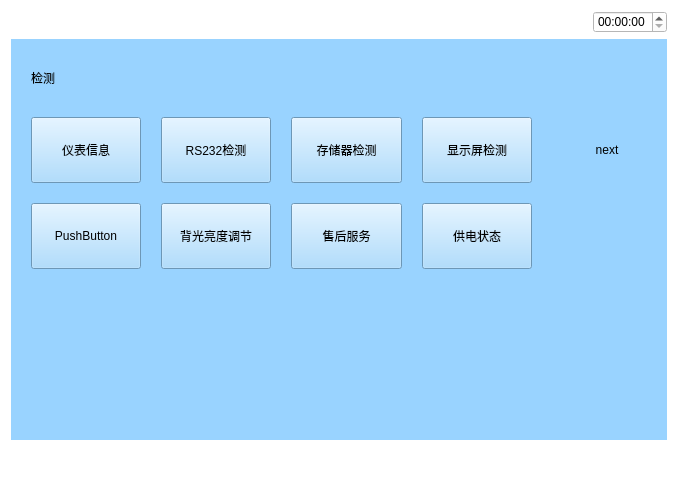
<?xml version="1.0" encoding="UTF-8"?>
<ui version="4.0">
 <class>Jiance</class>
 <widget class="QWidget" name="Jiance">
  <property name="geometry">
   <rect>
    <x>0</x>
    <y>0</y>
    <width>678</width>
    <height>482</height>
   </rect>
  </property>
  <property name="windowTitle">
   <string>Form</string>
  </property>
  <property name="styleSheet">
   <string notr="true">background-color: rgb(255, 255, 255);</string>
  </property>
  <layout class="QVBoxLayout" name="verticalLayout" stretch="1,5,1">
   <item>
    <layout class="QHBoxLayout" name="horizontalLayout_5">
     <item>
      <widget class="QPushButton" name="pushButton">
       <property name="text">
        <string/>
       </property>
       <property name="icon">
        <iconset resource="myimages.qrc">
         <normaloff>:/image/images/4g.png</normaloff>:/image/images/4g.png</iconset>
       </property>
       <property name="flat">
        <bool>true</bool>
       </property>
      </widget>
     </item>
     <item>
      <widget class="QPushButton" name="pushButton_2">
       <property name="text">
        <string/>
       </property>
       <property name="icon">
        <iconset resource="myimages.qrc">
         <normaloff>:/image/images/wireless.svg</normaloff>:/image/images/wireless.svg</iconset>
       </property>
       <property name="flat">
        <bool>true</bool>
       </property>
      </widget>
     </item>
     <item>
      <widget class="QPushButton" name="pushButton_3">
       <property name="text">
        <string/>
       </property>
       <property name="icon">
        <iconset resource="myimages.qrc">
         <normaloff>:/image/images/bl.svg</normaloff>:/image/images/bl.svg</iconset>
       </property>
       <property name="flat">
        <bool>true</bool>
       </property>
      </widget>
     </item>
     <item>
      <widget class="QPushButton" name="pushButton_4">
       <property name="text">
        <string/>
       </property>
       <property name="icon">
        <iconset resource="myimages.qrc">
         <normaloff>:/image/images/locate.svg</normaloff>:/image/images/locate.svg</iconset>
       </property>
       <property name="flat">
        <bool>true</bool>
       </property>
      </widget>
     </item>
     <item>
      <spacer name="horizontalSpacer_4">
       <property name="orientation">
        <enum>Qt::Horizontal</enum>
       </property>
       <property name="sizeHint" stdset="0">
        <size>
         <width>40</width>
         <height>20</height>
        </size>
       </property>
      </spacer>
     </item>
     <item>
      <widget class="QTimeEdit" name="timeEdit_2"/>
     </item>
    </layout>
   </item>
   <item>
    <widget class="QWidget" name="widget" native="true">
     <property name="sizePolicy">
      <sizepolicy hsizetype="Preferred" vsizetype="Preferred">
       <horstretch>0</horstretch>
       <verstretch>0</verstretch>
      </sizepolicy>
     </property>
     <property name="contextMenuPolicy">
      <enum>Qt::DefaultContextMenu</enum>
     </property>
     <property name="styleSheet">
      <string notr="true">background-color: rgb(153, 211, 255);</string>
     </property>
     <widget class="QWidget" name="layoutWidget_3">
      <property name="geometry">
       <rect>
        <x>0</x>
        <y>0</y>
        <width>671</width>
        <height>250</height>
       </rect>
      </property>
      <layout class="QGridLayout" name="gridLayout_2">
       <property name="margin">
        <number>20</number>
       </property>
       <property name="spacing">
        <number>20</number>
       </property>
       <item row="2" column="2">
        <widget class="QPushButton" name="service">
         <property name="minimumSize">
          <size>
           <width>66</width>
           <height>66</height>
          </size>
         </property>
         <property name="text">
          <string>售后服务</string>
         </property>
        </widget>
       </item>
       <item row="1" column="2">
        <widget class="QPushButton" name="storage">
         <property name="minimumSize">
          <size>
           <width>66</width>
           <height>66</height>
          </size>
         </property>
         <property name="text">
          <string>存储器检测</string>
         </property>
        </widget>
       </item>
       <item row="2" column="1">
        <widget class="QPushButton" name="adjustlight">
         <property name="minimumSize">
          <size>
           <width>66</width>
           <height>66</height>
          </size>
         </property>
         <property name="text">
          <string>背光亮度调节</string>
         </property>
        </widget>
       </item>
       <item row="1" column="1">
        <widget class="QPushButton" name="check">
         <property name="minimumSize">
          <size>
           <width>66</width>
           <height>66</height>
          </size>
         </property>
         <property name="text">
          <string>RS232检测</string>
         </property>
        </widget>
       </item>
       <item row="1" column="0">
        <widget class="QPushButton" name="meterInformation">
         <property name="minimumSize">
          <size>
           <width>66</width>
           <height>66</height>
          </size>
         </property>
         <property name="text">
          <string>仪表信息</string>
         </property>
        </widget>
       </item>
       <item row="2" column="0">
        <widget class="QPushButton" name="pushButton_19">
         <property name="minimumSize">
          <size>
           <width>66</width>
           <height>66</height>
          </size>
         </property>
         <property name="text">
          <string>PushButton</string>
         </property>
        </widget>
       </item>
       <item row="0" column="0">
        <widget class="QLabel" name="label">
         <property name="text">
          <string>检测</string>
         </property>
        </widget>
       </item>
       <item row="1" column="3">
        <widget class="QPushButton" name="videocheck">
         <property name="minimumSize">
          <size>
           <width>66</width>
           <height>66</height>
          </size>
         </property>
         <property name="text">
          <string>显示屏检测</string>
         </property>
        </widget>
       </item>
       <item row="2" column="3">
        <widget class="QPushButton" name="lighting">
         <property name="minimumSize">
          <size>
           <width>66</width>
           <height>66</height>
          </size>
         </property>
         <property name="text">
          <string>供电状态</string>
         </property>
        </widget>
       </item>
       <item row="1" column="5">
        <widget class="QPushButton" name="next">
         <property name="text">
          <string>next</string>
         </property>
         <property name="flat">
          <bool>true</bool>
         </property>
        </widget>
       </item>
      </layout>
     </widget>
    </widget>
   </item>
   <item>
    <layout class="QHBoxLayout" name="horizontalLayout_2">
     <item>
      <widget class="QPushButton" name="returnIndex">
       <property name="font">
        <font>
         <family>AR PL UMing TW MBE</family>
        </font>
       </property>
       <property name="styleSheet">
        <string notr="true">border-image: url(:/image/images/index.svg);</string>
       </property>
       <property name="text">
        <string/>
       </property>
       <property name="icon">
        <iconset resource="myimages.qrc">
         <normaloff>:/image/images/index.svg</normaloff>:/image/images/index.svg</iconset>
       </property>
       <property name="iconSize">
        <size>
         <width>40</width>
         <height>40</height>
        </size>
       </property>
       <property name="flat">
        <bool>true</bool>
       </property>
      </widget>
     </item>
     <item>
      <spacer name="horizontalSpacer_3">
       <property name="orientation">
        <enum>Qt::Horizontal</enum>
       </property>
       <property name="sizeHint" stdset="0">
        <size>
         <width>40</width>
         <height>20</height>
        </size>
       </property>
      </spacer>
     </item>
     <item>
      <widget class="QPushButton" name="returnPage">
       <property name="text">
        <string/>
       </property>
       <property name="icon">
        <iconset resource="myimages.qrc">
         <normaloff>:/image/images/shangyiye.svg</normaloff>:/image/images/shangyiye.svg</iconset>
       </property>
       <property name="iconSize">
        <size>
         <width>40</width>
         <height>40</height>
        </size>
       </property>
       <property name="flat">
        <bool>true</bool>
       </property>
      </widget>
     </item>
    </layout>
   </item>
  </layout>
 </widget>
 <resources>
  <include location="myimages.qrc"/>
 </resources>
 <connections/>
</ui>
